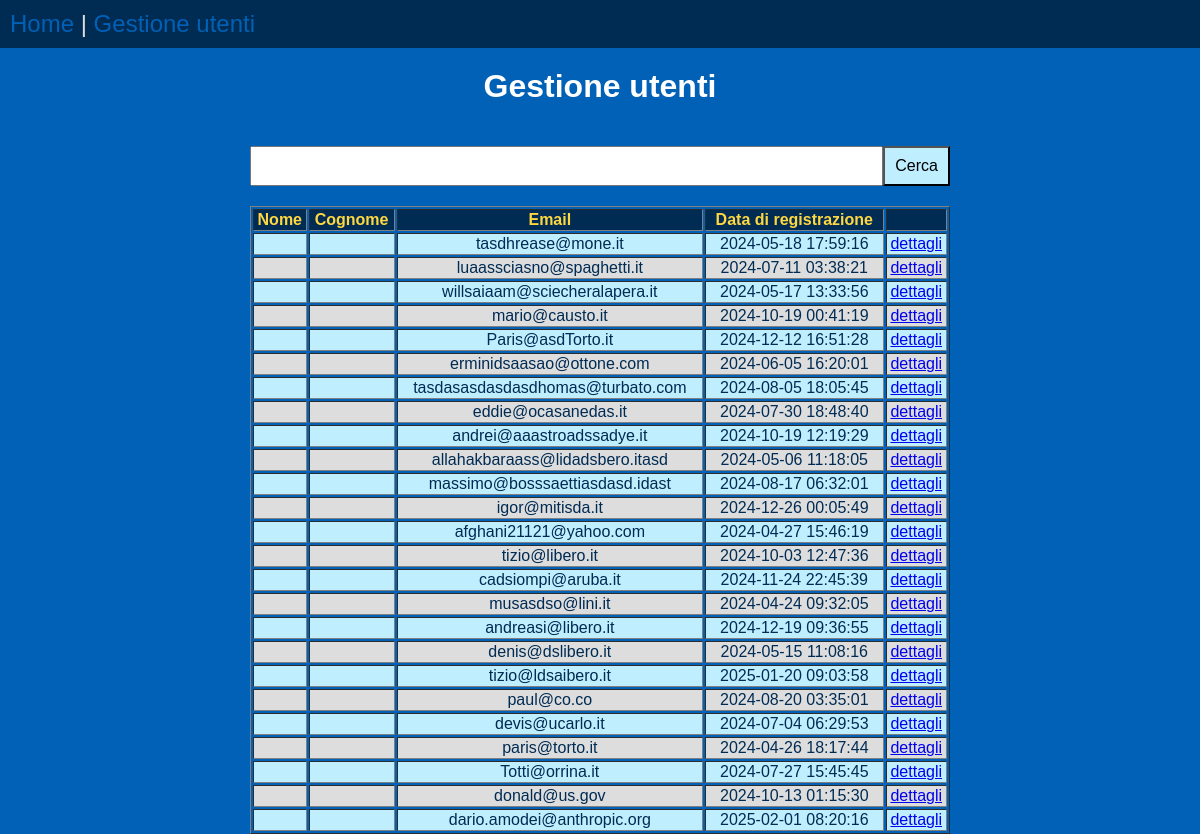
Page /web/public/social-admin-panel/gestione-utenti.php on the committed database.
### tables this page shows
CREATE TABLE users (
  id INT PRIMARY KEY AUTO_INCREMENT,
  email VARCHAR(64) NOT NULL UNIQUE,
  created_at TIMESTAMP DEFAULT CURRENT_TIMESTAMP,
  name VARCHAR(64) NOT NULL,
  surname VARCHAR(64) NOT NULL
);

### web/public/social-admin-panel/model.php (called while the page is built, shortened)
<?php
$conn = getDbConnection('social');
function getUtenti() {
    global $conn;
    return $conn->query("SELECT * FROM users");
}
?>

### web/public/social-admin-panel/gestione-utenti.php (the view, shortened to what this page needs)
<?php
require_once './model.php';
if (isset($_GET['search'])) {
    $utenti = ricercaUtenti($_GET['search']);
}
else {
    $utenti = getUtenti();
}
?>
<!DOCTYPE html>
<html lang="it">
<head>
    <link rel="stylesheet" href="style.css">
</head>
<body>
    <nav>
        <a href="index.php">Home</a> |
        <a href="gestione-utenti.php">Gestione utenti</a>
    </nav>
    <h1 class="titolo">Gestione utenti</h1>
    <div class="contenitore">
        <form class="barra-di-ricerca" action="gestione-utenti.php" method="GET">
            <input name="search" type="text">
            <button>Cerca</button>
        </form>
        <table border="1">
            <tr>
                <th>Nome</th>
                <th>Cognome</th>
                <th>Email</th>
                <th>Data di registrazione</th>
                <th></th>
            </tr>
            <?php while ($u = $utenti->fetch_assoc()): ?>
                <tr>
                    <td><?= $u['first_name'] ?></td>
                    <td><?= $u['last_name'] ?></td>
                    <td><?= $u['email'] ?></td>
                    <td><?= $u['created_at'] ?></td>
                    <td><a href="utente.php?id=<?= $u['id'] ?>">dettagli</a></th>
                </tr>
            <?php endwhile; ?>
        </table>
    </div>
</body>
</html>

### web/public/social-admin-panel/style.css (style rules this page uses)
:root { --col-main: #0061b6; --col-main-dark: #002b53; --col-main-light: #BFEFFF; --col-alt: #FFD740; --col-light-gray: #DDD; --col-gray: #373737; }
body { font-family: Arial, sans-serif; background-color: var(--col-main); margin: 0px; }
nav { margin: 0px; padding: 10px; font-size: 24px; background-color: var(--col-main-dark); color: var(--col-light-gray); }
nav a { color: var(--col-main); text-decoration: none; }
.titolo { text-align: center; color: #fff; margin-top: 20px; }
.contenitore { position: absolute; width: 700px; transform: translateX(-50%); left: 50%; }
.barra-di-ricerca { margin-top: 20px; margin-bottom: 20px; display: flex; height: 40px; }
.barra-di-ricerca input { flex: 1; font-size: 20px; }
.barra-di-ricerca button { font-size: 16px; background-color: var(--col-main-light); padding-left: 10px; padding-right: 10px; }
table { width: 100%; }
table th { background-color: var(--col-main-dark); color: var(--col-alt); font-weight: bold; }
table tr { text-align: center; }
table tr:nth-child(even) { background-color: var(--col-main-light); color: var(--col-main-dark); }
table tr:nth-child(odd) { background-color: var(--col-light-gray); color: var(--col-main-dark); }

### rows in the picture
users: email "tasdhrease@mone.it", created_at "2024-05-18 17:59:16"
users: email "luaassciasno@spaghetti.it", created_at "2024-07-11 03:38:21"
users: email "willsaiaam@sciecheralapera.it", created_at "2024-05-17 13:33:56"
users: email "mario@causto.it", created_at "2024-10-19 00:41:19"
users: email "Paris@asdTorto.it", created_at "2024-12-12 16:51:28"
users: email "erminidsaasao@ottone.com", created_at "2024-06-05 16:20:01"
users: email "tasdasasdasdasdhomas@turbato.com", created_at "2024-08-05 18:05:45"
users: email "eddie@ocasanedas.it", created_at "2024-07-30 18:48:40"
users: email "andrei@aaastroadssadye.it", created_at "2024-10-19 12:19:29"
users: email "allahakbaraass@lidadsbero.itasd", created_at "2024-05-06 11:18:05"
users: email "massimo@bosssaettiasdasd.idast", created_at "2024-08-17 06:32:01"
users: email "igor@mitisda.it", created_at "2024-12-26 00:05:49"
users: email "afghani21121@yahoo.com", created_at "2024-04-27 15:46:19"
users: email "tizio@libero.it", created_at "2024-10-03 12:47:36"
users: email "cadsiompi@aruba.it", created_at "2024-11-24 22:45:39"
users: email "musasdso@lini.it", created_at "2024-04-24 09:32:05"
users: email "andreasi@libero.it", created_at "2024-12-19 09:36:55"
users: email "denis@dslibero.it", created_at "2024-05-15 11:08:16"
users: email "tizio@ldsaibero.it", created_at "2025-01-20 09:03:58"
users: email "paul@co.co", created_at "2024-08-20 03:35:01"
users: email "devis@ucarlo.it", created_at "2024-07-04 06:29:53"
users: email "paris@torto.it", created_at "2024-04-26 18:17:44"
users: email "Totti@orrina.it", created_at "2024-07-27 15:45:45"
users: email "donald@us.gov", created_at "2024-10-13 01:15:30"
users: email "dario.amodei@anthropic.org", created_at "2025-02-01 08:20:16"
